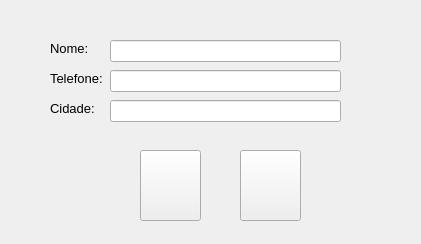
<?xml version="1.0" encoding="UTF-8"?>
<ui version="4.0">
 <class>Form</class>
 <widget class="QWidget" name="Form">
  <property name="geometry">
   <rect>
    <x>0</x>
    <y>0</y>
    <width>421</width>
    <height>244</height>
   </rect>
  </property>
  <property name="windowTitle">
   <string>Form</string>
  </property>
  <widget class="QLabel" name="lb_nome">
   <property name="geometry">
    <rect>
     <x>50</x>
     <y>40</y>
     <width>55</width>
     <height>16</height>
    </rect>
   </property>
   <property name="font">
    <font>
     <pointsize>10</pointsize>
    </font>
   </property>
   <property name="text">
    <string>Nome:</string>
   </property>
  </widget>
  <widget class="QLineEdit" name="txt_nome">
   <property name="geometry">
    <rect>
     <x>110</x>
     <y>40</y>
     <width>231</width>
     <height>22</height>
    </rect>
   </property>
   <property name="font">
    <font>
     <pointsize>10</pointsize>
    </font>
   </property>
   <property name="text">
    <string/>
   </property>
  </widget>
  <widget class="QLabel" name="lb_telefone">
   <property name="geometry">
    <rect>
     <x>50</x>
     <y>70</y>
     <width>55</width>
     <height>16</height>
    </rect>
   </property>
   <property name="font">
    <font>
     <pointsize>10</pointsize>
    </font>
   </property>
   <property name="text">
    <string>Telefone:</string>
   </property>
  </widget>
  <widget class="QLineEdit" name="txt_telefone">
   <property name="geometry">
    <rect>
     <x>110</x>
     <y>70</y>
     <width>231</width>
     <height>22</height>
    </rect>
   </property>
   <property name="font">
    <font>
     <pointsize>10</pointsize>
    </font>
   </property>
   <property name="text">
    <string/>
   </property>
  </widget>
  <widget class="QLabel" name="label_3">
   <property name="geometry">
    <rect>
     <x>50</x>
     <y>100</y>
     <width>55</width>
     <height>16</height>
    </rect>
   </property>
   <property name="font">
    <font>
     <pointsize>10</pointsize>
    </font>
   </property>
   <property name="text">
    <string>Cidade:</string>
   </property>
  </widget>
  <widget class="QLineEdit" name="txt_cidade">
   <property name="geometry">
    <rect>
     <x>110</x>
     <y>100</y>
     <width>231</width>
     <height>22</height>
    </rect>
   </property>
   <property name="font">
    <font>
     <pointsize>10</pointsize>
    </font>
   </property>
   <property name="text">
    <string/>
   </property>
  </widget>
  <widget class="QPushButton" name="bt_cancelar">
   <property name="geometry">
    <rect>
     <x>140</x>
     <y>150</y>
     <width>61</width>
     <height>71</height>
    </rect>
   </property>
   <property name="toolTip">
    <string>&lt;html&gt;&lt;head/&gt;&lt;body&gt;&lt;p&gt;&lt;br/&gt;&lt;/p&gt;&lt;/body&gt;&lt;/html&gt;</string>
   </property>
   <property name="whatsThis">
    <string>&lt;html&gt;&lt;head/&gt;&lt;body&gt;&lt;p&gt;&lt;br/&gt;&lt;/p&gt;&lt;/body&gt;&lt;/html&gt;</string>
   </property>
   <property name="styleSheet">
    <string notr="true"/>
   </property>
   <property name="text">
    <string/>
   </property>
   <property name="icon">
    <iconset>
     <normaloff>../Icons/cancelar.png</normaloff>../Icons/cancelar.png</iconset>
   </property>
   <property name="iconSize">
    <size>
     <width>50</width>
     <height>50</height>
    </size>
   </property>
  </widget>
  <widget class="QPushButton" name="bt_cadastrar">
   <property name="geometry">
    <rect>
     <x>240</x>
     <y>150</y>
     <width>61</width>
     <height>71</height>
    </rect>
   </property>
   <property name="toolTip">
    <string>&lt;html&gt;&lt;head/&gt;&lt;body&gt;&lt;p&gt;&lt;br/&gt;&lt;/p&gt;&lt;/body&gt;&lt;/html&gt;</string>
   </property>
   <property name="whatsThis">
    <string>&lt;html&gt;&lt;head/&gt;&lt;body&gt;&lt;p&gt;&lt;br/&gt;&lt;/p&gt;&lt;/body&gt;&lt;/html&gt;</string>
   </property>
   <property name="styleSheet">
    <string notr="true"/>
   </property>
   <property name="text">
    <string/>
   </property>
   <property name="icon">
    <iconset>
     <normaloff>../Icons/cadastrar.png</normaloff>../Icons/cadastrar.png</iconset>
   </property>
   <property name="iconSize">
    <size>
     <width>50</width>
     <height>50</height>
    </size>
   </property>
  </widget>
 </widget>
 <resources/>
 <connections/>
</ui>
